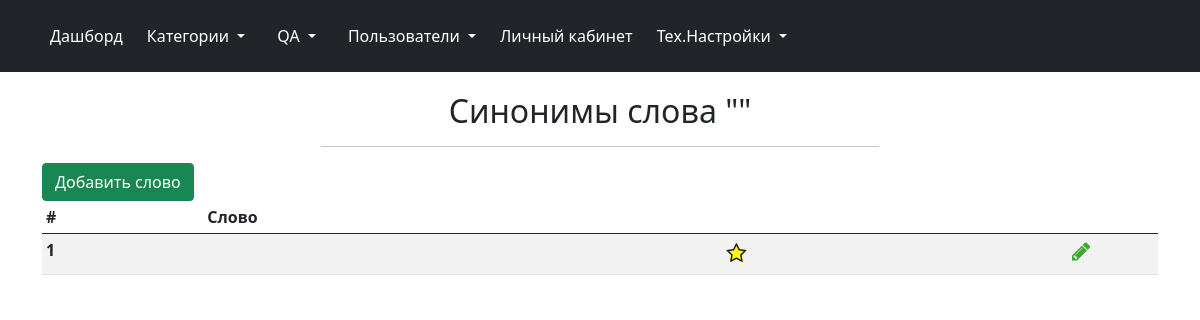
The app's page /admin/synonyms/replacement?word_id=13 (signed in), older data.
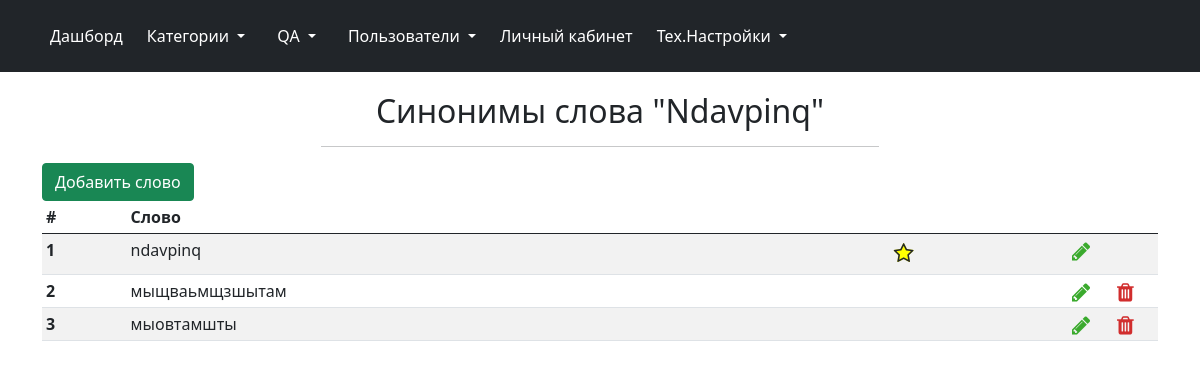
The same page, newer data.
### dbase.py (models this page shows, shortened)
class SynonymousWords(db.Model):
    id = db.Column(db.Integer, primary_key=True)
    word = db.Column(db.String(100), nullable=False)
    synonym_id = db.Column(db.Integer)

### admin/admin.py (the view)
@admin.route('/synonyms/replacement')
@login_required
def synonyms_replacement():
    if not current_user.right_synonym:
        return render_template('admin/access_denied.html')
    add_synonyms_dependent_form = forms.AddSynonymsDependentForm()
    edit_synonyms_dependent_form = forms.EditSynonymsDependentForm()
    delete_synonyms_dependent_form = forms.DeleteSynonymsDependentForm()
    main_word_id = request.args.get("word_id")
    if main_word_id is None:
        return "Слова синонима нет"
    else:
        try:
            main_word_id = int(main_word_id)
        except ValueError:
            return "ID слова должен быть числом"
        try:
            synonyms = SynonymousWords.query
            main_word = synonyms.get(main_word_id)
            synonyms = synonyms.filter(SynonymousWords.synonym_id == main_word_id)
        except(NameError, AttributeError):
            return "Ошибка чтения из БД"
    return render_template('admin/synonyms_replacement.html', add_synonyms_dependent_form=add_synonyms_dependent_form,
                           edit_synonyms_dependent_form=edit_synonyms_dependent_form,
                           delete_synonyms_dependent_form=delete_synonyms_dependent_form,
                           main_word=main_word, synonyms=synonyms, word_id=main_word_id)

### admin/admin.py (called while the page is built)
@admin.before_request
def before_request():
    if current_user.is_authenticated:
        if current_user.is_deactivated:
            logout_user()
            flash("Ваш аккаунт заблокирован. Для получения дополнительных сведений обратитесь к администратору",
                  category='danger')
            return redirect(url_for('.login'))

### app.py (called while the page is built)
@login_manager.user_loader
def load_user(user_id):
    return Users.query.get(user_id)

### admin/templates/admin/synonyms_replacement.html (shortened to what this page needs)
{% extends 'admin/base.html' %}
{% import "admin/macros.html" as macros %}
{% block page_header %}
Синонимы слова "{{ main_word.word | capitalize }}"
{% endblock %}
{% block body %}
<button type="button" class="btn btn-success" data-bs-toggle="modal" data-bs-target="#addModal">
	Добавить слово
</button>
<table class="table table-striped table-sm">
	<thead>
		<tr>
			<th scope="col">#</th>
			<th scope="col">Слово</th>
			<th scope="col"></th>
			<th scope="col"></th>
			<th scope="col"></th>
		</tr>
	</thead>
	<tbody>
		<tr class="table_line_item" data-id="{{ main_word.id }}" data-name="{{ main_word.word }}">
			<th scope="row"></th>
			<td>{{ main_word.word }}</td>
			<td>
				<span class="fa-stack">
					<i class="fa fa-star fa-stack-1x fa-lg"></i>
					<i class="fa fa-star-o fa-stack-1x fa-lg"></i>
				</span>
			</td>
			<td scope="col" width="45"><i class="fa fa-pencil fa-lg table_action_icon edit_icon category_table" aria-hidden="true" data-bs-toggle="modal" data-bs-target="#editModal"></i></td>
			<td scope="col" width="45"></td>
		</tr>
		{% for synonym in synonyms %}
		<tr class="table_line_item" data-id="{{ synonym.id }}" data-name="{{ synonym.word }}">
			<th scope="row"></th>
			<td>{{ synonym.word }}</td>
			<th scope="col"></th>
			<td scope="col" width="45"><i class="fa fa-pencil fa-lg table_action_icon edit_icon category_table" aria-hidden="true" data-bs-toggle="modal" data-bs-target="#editModal" title="Редактировать"></i></td>
			<td scope="col" width="45"><i class="fa fa-trash fa-lg table_action_icon delete_icon category_table" aria-hidden="true" data-bs-toggle="modal" data-bs-target="#deleteModal" title="Удалить"></i></td>
		</tr>
		{% endfor %}
	</tbody>
</table>
{% endblock %}

Row changes from the older to the newer data that the page shows:
added SynonymousWords: word "Ndavpinq", word "ndavpinq"
added SynonymousWords: word "мыщваьмщзшытам"
added SynonymousWords: word "мыовтамшты"
